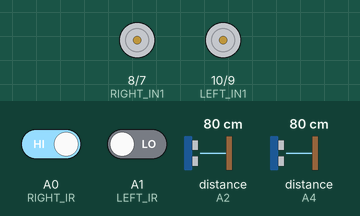
The sketch below on a simulated Arduino Uno, built with avr-gcc and run on an emulated ATmega328P. Shown: motor-driver pin pairs drawn as motors (green arrow = first pin HIGH = forward, orange = second pin HIGH = backward, longer = more drive, scaled by the enable pin). Wiring (inferred from the names in the program): 2 × ultrasonic range finder: trigger A3, echo A2 / trigger A5, echo A4. The test bench sets the inputs (shaded band); at power-on: distance to the obstacle (sensors on A2, A4) 80 cm, A0 (RIGHT_IR) HIGH, A1 (LEFT_IR) LOW. The echo pulse lasts 58.3 µs per cm.

Above: at 1.2 s.
1.3 s: distance to the obstacle (sensor on A2) set to 22 cm
2.8 s: distance to the obstacle (sensor on A2) set to 18 cm
4.4 s: distance to the obstacle (sensor on A2) set to 35 cm
5.9 s: A0 (RIGHT_IR) driven LOW
At 6.8 s:
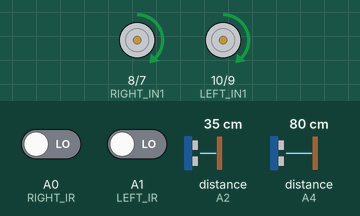
7.4 s: A1 (LEFT_IR) driven HIGH
At 7.7 s:
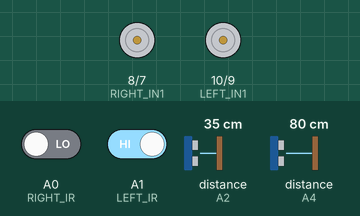
8.9 s: distance to the obstacle (sensor on A4) set to 23 cm
10.4 s: distance to the obstacle (sensor on A4) set to 18 cm
Timing chart, 0 to 12.9 s (numbered marks = the images above; inputs shaded):
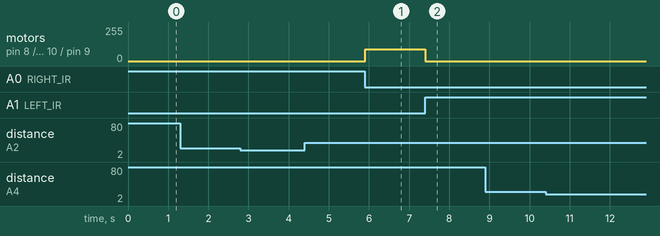

The sketch:

2.46pm.ino
```cpp
// -------- Ultrasonic Sensors --------
#define RIGHT_TRIG A5
#define RIGHT_ECHO A4
#define LEFT_ECHO A2
#define LEFT_TRIG A3

// -------- IR Line Sensors --------
#define RIGHT_IR A0
#define LEFT_IR A1

// -------- L293D Motor Driver --------
#define RIGHT_EN1 5
#define RIGHT_IN1 8
#define RIGHT_IN2 7

#define LEFT_EN1 6
#define LEFT_IN1 10
#define LEFT_IN2 9

int motorSpeed = 90;
int turnSpeed = 110;
int correctionTime = 10;

int obstacleLimit = 20;

#define BLACK LOW
#define WHITE HIGH

unsigned long lastUltrasonicCheck = 0;
const unsigned long ultrasonicInterval = 150;

long rightDistance = 999;
long leftDistance = 999;

void setup() {
  pinMode(RIGHT_TRIG, OUTPUT);
  pinMode(RIGHT_ECHO, INPUT);
  pinMode(LEFT_TRIG, OUTPUT);
  pinMode(LEFT_ECHO, INPUT);

  pinMode(RIGHT_IR, INPUT);
  pinMode(LEFT_IR, INPUT);

  pinMode(RIGHT_EN1, OUTPUT);
  pinMode(RIGHT_IN1, OUTPUT);
  pinMode(RIGHT_IN2, OUTPUT);

  pinMode(LEFT_EN1, OUTPUT);
  pinMode(LEFT_IN1, OUTPUT);
  pinMode(LEFT_IN2, OUTPUT);

  Serial.begin(9600);
}

void loop() {
  updateUltrasonic();

  if (rightDistance < obstacleLimit || leftDistance < obstacleLimit) {
    stopMotors();
    return;
  }

  followLine();
}

void updateUltrasonic() {
  if (millis() - lastUltrasonicCheck >= ultrasonicInterval) {
    lastUltrasonicCheck = millis();

    rightDistance = getDistance(RIGHT_TRIG, RIGHT_ECHO);
    leftDistance = getDistance(LEFT_TRIG, LEFT_ECHO);
  }
}

void followLine() {
  int rightIR = digitalRead(RIGHT_IR);
  int leftIR = digitalRead(LEFT_IR);

  if (leftIR == WHITE && rightIR == WHITE) {
    forward();
  }
  else if (leftIR == WHITE && rightIR == BLACK) {
    turnLeft();
  }
  else if (leftIR == BLACK && rightIR == WHITE) {
    turnRight();
  }
  else {
    forward();
  }
}

long getDistance(int trigPin, int echoPin) {
  digitalWrite(trigPin, LOW);
  delayMicroseconds(2);

  digitalWrite(trigPin, HIGH);
  delayMicroseconds(10);
  digitalWrite(trigPin, LOW);

  long duration = pulseIn(echoPin, HIGH, 5000);

  if (duration == 0) {
    return 999;
  }

  return duration * 0.034 / 2;
}

void forward() {
  digitalWrite(RIGHT_IN1, HIGH);
  digitalWrite(RIGHT_IN2, LOW);
  digitalWrite(LEFT_IN1, HIGH);
  digitalWrite(LEFT_IN2, LOW);

  analogWrite(RIGHT_EN1, motorSpeed);
  analogWrite(LEFT_EN1, motorSpeed);
}

void turnRight() {
  digitalWrite(RIGHT_IN1, LOW);
  digitalWrite(RIGHT_IN2, LOW);
  digitalWrite(LEFT_IN1, HIGH);
  digitalWrite(LEFT_IN2, LOW);

  analogWrite(RIGHT_EN1, 0);
  analogWrite(LEFT_EN1, turnSpeed);

  delay(correctionTime);
}

void turnLeft() {
  digitalWrite(RIGHT_IN1, HIGH);
  digitalWrite(RIGHT_IN2, LOW);
  digitalWrite(LEFT_IN1, LOW);
  digitalWrite(LEFT_IN2, LOW);

  analogWrite(RIGHT_EN1, turnSpeed);
  analogWrite(LEFT_EN1, 0);

  delay(correctionTime);
}

void stopMotors() {
  analogWrite(RIGHT_EN1, 0);
  analogWrite(LEFT_EN1, 0);

  digitalWrite(RIGHT_IN1, LOW);
  digitalWrite(RIGHT_IN2, LOW);
  digitalWrite(LEFT_IN1, LOW);
  digitalWrite(LEFT_IN2, LOW);
}
```

Measured:
- after the input at 1.3 s, every drawn part: stays the same
- after the input at 5.9 s, motor on pin 8 (RIGHT_IN1) / pin 7 (RIGHT_IN2), motor on pin 10 (LEFT_IN1) / pin 9 (LEFT_IN2): stopped → forward 90/255 at once
- after the input at 7.4 s, motor on pin 8 (RIGHT_IN1) / pin 7 (RIGHT_IN2), motor on pin 10 (LEFT_IN1) / pin 9 (LEFT_IN2): forward 90/255 → stopped at once
- after the input at 8.9 s, every drawn part: stays the same
